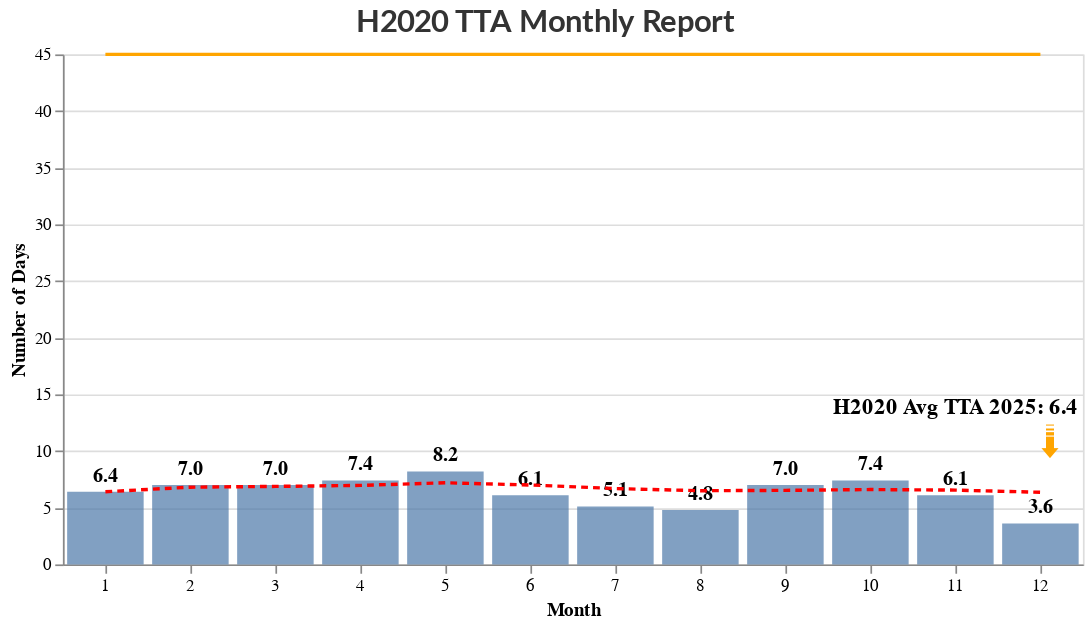

Notebook cell for this chart:
### Code cell
chart_TTA_H2020 = chart_machine_tta(pivot_tta_h2020,'H2020',rolling_tta_H2020)
# chart_TTA_HEU = chart_machine_tta(amd_HEU_signed[1],'HEU',rolling_tta_HEU)
### CHARTS EXPORT IN PNG
# with selenium.webdriver.Chrome() as driver:
#            chart_TTA_H2020.save("chart_TTA_H2020.png")
#            chart_TTA_HEU.save("chart_TTA_HEU.png")

chart_TTA_H2020

### Figure 1 — Vega-Lite specification as saved in the notebook (floating-point values rounded to 4 significant figures)
{"config": {"view": {"continuousHeight": 300, "continuousWidth": 400}, "range": {"category": {"scheme": "tableau10"}}, "title": {"fontSize": 18, "font": "Lato", "anchor": "center", "color": "#333333", "fontWeight": "bold"}}, "layer": [{"mark": {"type": "bar", "color": "#4c78a8", "opacity": 0.7, "size": 45}, "encoding": {"x": {"axis": {"labelAngle": 0, "labelExpr": "datum.label"}, "field": "MonthNum", "title": "Month", "type": "ordinal"}, "y": {"field": "TTA", "title": "Number of Days", "type": "quantitative"}}}, {"mark": {"type": "text", "color": "black", "dy": -10, "fontSize": 12, "fontWeight": "bold"}, "encoding": {"text": {"field": "TTA", "format": ".1f", "type": "quantitative"}, "x": {"field": "MonthNum", "type": "ordinal"}, "y": {"field": "TTA", "type": "quantitative"}}}, {"data": {"name": "data-c714a4cef7fa38c2220ad925dd02877b"}, "mark": {"type": "line", "color": "red", "size": 2, "strokeDash": [4, 3]}, "encoding": {"x": {"field": "MonthNum", "type": "ordinal"}, "y": {"field": "TTA", "type": "quantitative"}}}, {"data": {"name": "data-03ffc504d3f7c4581fe888683f68ef7b"}, "mark": {"type": "line", "color": "orange", "size": 2}, "encoding": {"x": {"field": "MonthNum", "type": "ordinal"}, "y": {"field": "time_limit", "type": "quantitative"}}}, {"data": {"name": "data-26d046db24afc45e6ae9cb6e18f9c86b"}, "mark": {"type": "text", "color": "black", "dx": -50, "dy": -50, "fontSize": 13, "fontWeight": "bold"}, "encoding": {"text": {"field": "Comment", "type": "nominal"}, "x": {"field": "MonthNum", "type": "ordinal"}, "y": {"field": "TTA", "type": "quantitative"}}}, {"data": {"name": "data-26d046db24afc45e6ae9cb6e18f9c86b"}, "mark": {"type": "text", "angle": 90, "color": "orange", "dx": -30, "dy": -5, "fontSize": 26}, "encoding": {"text": {"field": "Arrow", "type": "nominal"}, "x": {"field": "MonthNum", "type": "ordinal"}, "y": {"field": "TTA", "type": "quantitative"}}}], "data": {"name": "data-3aa87959a8fbfd2dfd0f1fe3dd1ef81d"}, "height": 300, "title": "H2020 TTA Monthly Report", "width": 600, "$schema": "https://vega.github.io/schema/vega-lite/v5.20.1.json", "datasets": {"data-3aa87959a8fbfd2dfd0f1fe3dd1ef81d": [{"Month": "Jan", "ERC-ADG": 7.8, "ERC-COG": 7.5, "ERC-STG": 5.4, "ERC-SyG": 0.0, "Total": 6.4, "MonthNum": 1, "TTA": 6.4}, {"Month": "Feb", "ERC-ADG": 8.7, "ERC-COG": 8.3, "ERC-STG": 5.0, "ERC-SyG": 2.5, "Total": 7.0, "MonthNum": 2, "TTA": 7.0}, {"Month": "Mar", "ERC-ADG": 6.7, "ERC-COG": 8.2, "ERC-STG": 6.4, "ERC-SyG": 1.0, "Total": 7.0, "MonthNum": 3, "TTA": 7.0}, {"Month": "Apr", "ERC-ADG": 10.1, "ERC-COG": 7.8, "ERC-STG": 5.8, "ERC-SyG": 10.5, "Total": 7.4, "MonthNum": 4, "TTA": 7.4}, {"Month": "May", "ERC-ADG": 7.8, "ERC-COG": 10.5, "ERC-STG": 6.3, "ERC-SyG": 7.7, "Total": 8.2, "MonthNum": 5, "TTA": 8.2}, {"Month": "Jun", "ERC-ADG": 8.9, "ERC-COG": 7.0, "ERC-STG": 3.4, "ERC-SyG": 6.8, "Total": 6.1, "MonthNum": 6, "TTA": 6.1}, {"Month": "Jul", "ERC-ADG": 5.0, "ERC-COG": 5.5, "ERC-STG": 4.9, "ERC-SyG": 3.0, "Total": 5.1, "MonthNum": 7, "TTA": 5.1}, {"Month": "Aug", "ERC-ADG": 5.2, "ERC-COG": 4.8, "ERC-STG": 4.7, "ERC-SyG": 3.3, "Total": 4.8, "MonthNum": 8, "TTA": 4.8}, {"Month": "Sep", "ERC-ADG": 5.1, "ERC-COG": 8.4, "ERC-STG": 5.2, "ERC-SyG": 26.5, "Total": 7.0, "MonthNum": 9, "TTA": 7.0}, {"Month": "Oct", "ERC-ADG": 9.1, "ERC-COG": 7.8, "ERC-STG": 5.5, "ERC-SyG": 10.0, "Total": 7.4, "MonthNum": 10, "TTA": 7.4}, {"Month": "Nov", "ERC-ADG": 6.5, "ERC-COG": 9.6, "ERC-STG": 4.0, "ERC-SyG": 8.8, "Total": 6.1, "MonthNum": 11, "TTA": 6.1}, {"Month": "Dec", "ERC-ADG": 7.9, "ERC-COG": 2.7, "ERC-STG": 2.8, "ERC-SyG": 1.5, "Total": 3.6, "MonthNum": 12, "TTA": 3.6}], "data-c714a4cef7fa38c2220ad925dd02877b": [{"Month": 1, "TTA": 6.414, "MonthNum": 1}, {"Month": 2, "TTA": 6.814, "MonthNum": 2}, {"Month": 3, "TTA": 6.88, "MonthNum": 3}, {"Month": 4, "TTA": 6.972, "MonthNum": 4}, {"Month": 5, "TTA": 7.201, "MonthNum": 5}, {"Month": 6, "TTA": 7.006, "MonthNum": 6}, {"Month": 7, "TTA": 6.69, "MonthNum": 7}, {"Month": 8, "TTA": 6.502, "MonthNum": 8}, {"Month": 9, "TTA": 6.533, "MonthNum": 9}, {"Month": 10, "TTA": 6.605, "MonthNum": 10}, {"Month": 11, "TTA": 6.556, "MonthNum": 11}, {"Month": 12, "TTA": 6.363, "MonthNum": 12}], "data-03ffc504d3f7c4581fe888683f68ef7b": [{"MonthNum": 1, "time_limit": 45}, {"MonthNum": 2, "time_limit": 45}, {"MonthNum": 3, "time_limit": 45}, {"MonthNum": 4, "time_limit": 45}, {"MonthNum": 5, "time_limit": 45}, {"MonthNum": 6, "time_limit": 45}, {"MonthNum": 7, "time_limit": 45}, {"MonthNum": 8, "time_limit": 45}, {"MonthNum": 9, "time_limit": 45}, {"MonthNum": 10, "time_limit": 45}, {"MonthNum": 11, "time_limit": 45}, {"MonthNum": 12, "time_limit": 45}], "data-26d046db24afc45e6ae9cb6e18f9c86b": [{"MonthNum": 12.0, "TTA": 6.363, "Comment": "H2020 Avg TTA 2025: 6.4", "Arrow": "➟"}]}}
